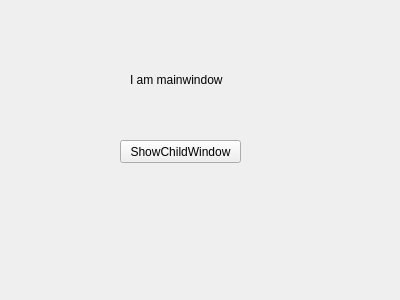
<?xml version="1.0" encoding="UTF-8"?>
<ui version="4.0">
 <class>MyWidget</class>
 <widget class="QWidget" name="MyWidget">
  <property name="geometry">
   <rect>
    <x>0</x>
    <y>0</y>
    <width>400</width>
    <height>300</height>
   </rect>
  </property>
  <property name="windowTitle">
   <string>MyWidget</string>
  </property>
  <widget class="QLabel" name="label">
   <property name="geometry">
    <rect>
     <x>130</x>
     <y>70</y>
     <width>141</width>
     <height>20</height>
    </rect>
   </property>
   <property name="text">
    <string>I am mainwindow</string>
   </property>
  </widget>
  <widget class="QPushButton" name="showChildButton">
   <property name="geometry">
    <rect>
     <x>120</x>
     <y>140</y>
     <width>121</width>
     <height>23</height>
    </rect>
   </property>
   <property name="text">
    <string>ShowChildWindow</string>
   </property>
  </widget>
 </widget>
 <layoutdefault spacing="6" margin="11"/>
 <resources/>
 <connections/>
</ui>
